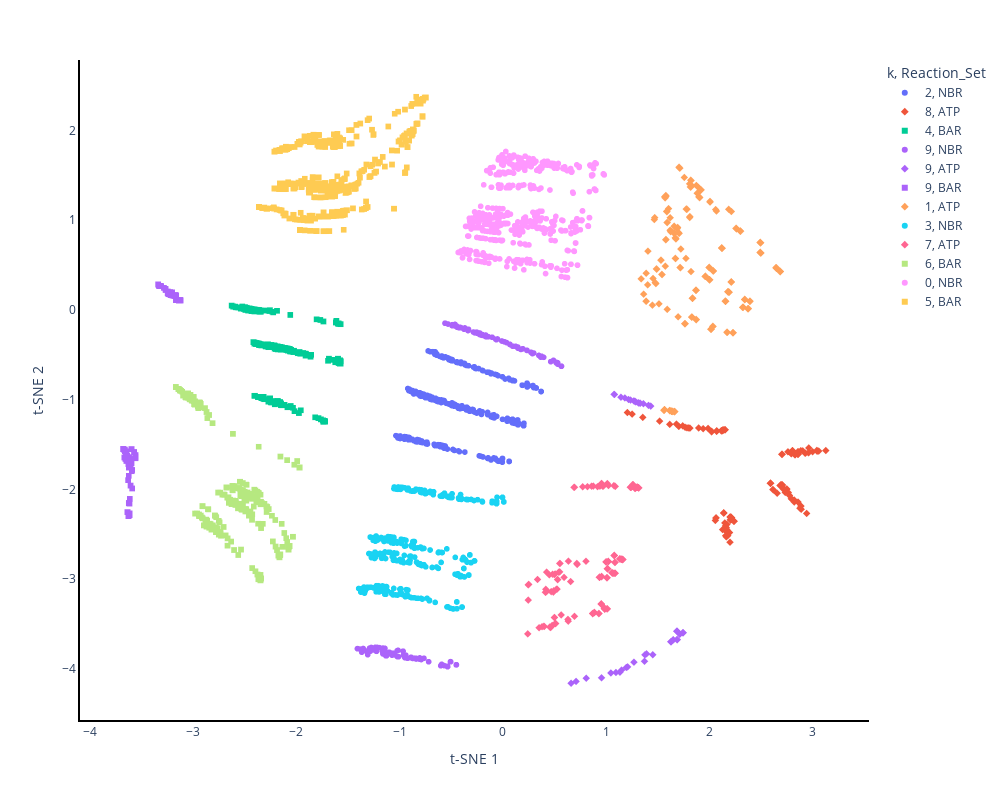

The code cell stored with this chart in its notebook:
### Code cell
tsne_model = TSNE(n_components=2, perplexity=2000, verbose=1, random_state=2, n_iter=500)
tsne = tsne_model.fit_transform(final_df)
tsne = pd.DataFrame(tsne)
tsne['k'] = results[10]['k'].labels_
tsne.rename(columns={0: "t-SNE 1", 1: "t-SNE 2"}, inplace=True)
#pass to plotly plot to map categorical varibles
tsne['k'] = tsne['k'].astype(str)
tsne['Reaction_Set'] = merged_df['Reaction_Set'].tolist()
tsne['Subsystem'] = merged_df['Subsystem'].tolist()
tsne['Condition'] = condition_column
tsne['Study'] = merged_df['Study'].tolist()

fig = px.scatter(tsne,
                 x="t-SNE 1", y="t-SNE 2",
                 color='k',
                 symbol='Reaction_Set',
                 hover_data=['Subsystem', 'Condition', 'Study'],
                 color_discrete_sequence=px.colors.qualitative.Plotly)

fig.update_layout(plot_bgcolor= 'white',
                  width = 1000,
                  height = 800)

fig.update_traces(marker_size=6)
fig.update_xaxes(showline=True, linewidth=2, linecolor='black')
fig.update_yaxes(showline=True, linewidth=2, linecolor='black')

fig.show()

### Figure 1 — Plotly figure (JSON) as saved in the notebook; plotly's stock layout.template omitted (floating-point values rounded to 4 significant figures; data arrays with more than 128 entries replaced by an {"elided": "..."} marker saying what was removed)
{"data": [{"customdata": {"elided": "352x3 str values"}, "hovertemplate": "k=2<br>Reaction_Set=NBR<br>t-SNE 1=%{x}<br>t-SNE 2=%{y}<br>Subsystem=%{customdata[0]}<br>Condition=%{customdata[1]}<br>Study=%{customdata[2]}<extra></extra>", "legendgroup": "2, NBR", "marker": {"color": "#636EFA", "size": 6, "symbol": "circle"}, "mode": "markers", "name": "2, NBR", "showlegend": true, "type": "scattergl", "x": {"elided": "352 float values"}, "xaxis": "x", "y": {"elided": "352 float values"}, "yaxis": "y"}, {"customdata": {"elided": "352x3 str values"}, "hovertemplate": "k=8<br>Reaction_Set=ATP<br>t-SNE 1=%{x}<br>t-SNE 2=%{y}<br>Subsystem=%{customdata[0]}<br>Condition=%{customdata[1]}<br>Study=%{customdata[2]}<extra></extra>", "legendgroup": "8, ATP", "marker": {"color": "#EF553B", "size": 6, "symbol": "diamond"}, "mode": "markers", "name": "8, ATP", "showlegend": true, "type": "scattergl", "x": {"elided": "352 float values"}, "xaxis": "x", "y": {"elided": "352 float values"}, "yaxis": "y"}, {"customdata": {"elided": "352x3 str values"}, "hovertemplate": "k=4<br>Reaction_Set=BAR<br>t-SNE 1=%{x}<br>t-SNE 2=%{y}<br>Subsystem=%{customdata[0]}<br>Condition=%{customdata[1]}<br>Study=%{customdata[2]}<extra></extra>", "legendgroup": "4, BAR", "marker": {"color": "#00CC96", "size": 6, "symbol": "square"}, "mode": "markers", "name": "4, BAR", "showlegend": true, "type": "scattergl", "x": {"elided": "352 float values"}, "xaxis": "x", "y": {"elided": "352 float values"}, "yaxis": "y"}, {"customdata": {"elided": "176x3 str values"}, "hovertemplate": "k=9<br>Reaction_Set=NBR<br>t-SNE 1=%{x}<br>t-SNE 2=%{y}<br>Subsystem=%{customdata[0]}<br>Condition=%{customdata[1]}<br>Study=%{customdata[2]}<extra></extra>", "legendgroup": "9, NBR", "marker": {"color": "#AB63FA", "size": 6, "symbol": "circle"}, "mode": "markers", "name": "9, NBR", "showlegend": true, "type": "scattergl", "x": {"elided": "176 float values"}, "xaxis": "x", "y": {"elided": "176 float values"}, "yaxis": "y"}, {"customdata": {"elided": "104x3 str values"}, "hovertemplate": "k=9<br>Reaction_Set=ATP<br>t-SNE 1=%{x}<br>t-SNE 2=%{y}<br>Subsystem=%{customdata[0]}<br>Condition=%{customdata[1]}<br>Study=%{customdata[2]}<extra></extra>", "legendgroup": "9, ATP", "marker": {"color": "#AB63FA", "size": 6, "symbol": "diamond"}, "mode": "markers", "name": "9, ATP", "showlegend": true, "type": "scattergl", "x": [1.079, 1.235, 1.216, 1.142, 1.076, 1.267, 1.18, 1.286, 1.277, 1.279, 1.36, 1.31, 1.317, 1.329, 1.409, 1.431, 0.7076, 1.094, 0.8059, 1.045, 0.6594, 1.132, 0.9542, 1.148, 1.268, 1.37, 1.194, 1.207, 1.374, 1.39, 1.45, 1.743, 1.684, 1.684, 1.686, 1.743, 1.684, 1.709, 1.709, 1.713, 1.626, 1.648, 1.709, 1.713, 1.709, 1.648, 1.713, 1.686, 1.626, 1.648, 1.743, 1.626, 1.709, 1.713, 1.684, 1.742, 1.713, 1.709, 1.709, 1.684, 1.648, 1.713, 1.742, 1.686, 1.709, 1.713, 1.743, 1.626, 1.709, 1.648, 1.709, 1.743, 1.648, 1.743, 1.684, 1.626, 1.684, 1.742, 1.709, 1.713, 1.684, 1.686, 1.686, 1.713, 1.684, 1.686, 1.648, 1.626, 1.713, 1.709, 1.743, 1.648, 1.684, 1.684, 1.743, 1.742, 1.713, 1.684, 1.684, 1.684, 1.713, 1.686, 1.626, 1.684], "xaxis": "x", "y": [-0.9424, -1.004, -0.9981, -0.9726, -0.9404, -1.014, -0.9807, -1.025, -1.019, -1.019, -1.045, -1.035, -1.037, -1.039, -1.063, -1.071, -4.14, -4.04, -4.104, -4.046, -4.161, -4.038, -4.1, -4.014, -3.926, -3.916, -3.984, -3.978, -3.844, -3.832, -3.843, -3.597, -3.58, -3.58, -3.674, -3.597, -3.58, -3.609, -3.609, -3.612, -3.698, -3.677, -3.611, -3.612, -3.611, -3.677, -3.612, -3.674, -3.698, -3.677, -3.597, -3.698, -3.611, -3.612, -3.58, -3.598, -3.612, -3.611, -3.611, -3.58, -3.677, -3.612, -3.598, -3.674, -3.611, -3.612, -3.597, -3.698, -3.611, -3.677, -3.611, -3.597, -3.677, -3.597, -3.58, -3.698, -3.58, -3.598, -3.611, -3.612, -3.58, -3.674, -3.674, -3.612, -3.58, -3.674, -3.677, -3.698, -3.612, -3.611, -3.597, -3.677, -3.58, -3.58, -3.597, -3.598, -3.612, -3.58, -3.58, -3.58, -3.612, -3.674, -3.698, -3.58], "yaxis": "y"}, {"customdata": {"elided": "176x3 str values"}, "hovertemplate": "k=9<br>Reaction_Set=BAR<br>t-SNE 1=%{x}<br>t-SNE 2=%{y}<br>Subsystem=%{customdata[0]}<br>Condition=%{customdata[1]}<br>Study=%{customdata[2]}<extra></extra>", "legendgroup": "9, BAR", "marker": {"color": "#AB63FA", "size": 6, "symbol": "square"}, "mode": "markers", "name": "9, BAR", "showlegend": true, "type": "scattergl", "x": {"elided": "176 float values"}, "xaxis": "x", "y": {"elided": "176 float values"}, "yaxis": "y"}, {"customdata": {"elided": "600x3 str values"}, "hovertemplate": "k=1<br>Reaction_Set=ATP<br>t-SNE 1=%{x}<br>t-SNE 2=%{y}<br>Subsystem=%{customdata[0]}<br>Condition=%{customdata[1]}<br>Study=%{customdata[2]}<extra></extra>", "legendgroup": "1, ATP", "marker": {"color": "#FFA15A", "size": 6, "symbol": "diamond"}, "mode": "markers", "name": "1, ATP", "showlegend": true, "type": "scattergl", "x": {"elided": "600 float values"}, "xaxis": "x", "y": {"elided": "600 float values"}, "yaxis": "y"}, {"customdata": {"elided": "352x3 str values"}, "hovertemplate": "k=3<br>Reaction_Set=NBR<br>t-SNE 1=%{x}<br>t-SNE 2=%{y}<br>Subsystem=%{customdata[0]}<br>Condition=%{customdata[1]}<br>Study=%{customdata[2]}<extra></extra>", "legendgroup": "3, NBR", "marker": {"color": "#19D3F3", "size": 6, "symbol": "circle"}, "mode": "markers", "name": "3, NBR", "showlegend": true, "type": "scattergl", "x": {"elided": "352 float values"}, "xaxis": "x", "y": {"elided": "352 float values"}, "yaxis": "y"}, {"customdata": {"elided": "352x3 str values"}, "hovertemplate": "k=7<br>Reaction_Set=ATP<br>t-SNE 1=%{x}<br>t-SNE 2=%{y}<br>Subsystem=%{customdata[0]}<br>Condition=%{customdata[1]}<br>Study=%{customdata[2]}<extra></extra>", "legendgroup": "7, ATP", "marker": {"color": "#FF6692", "size": 6, "symbol": "diamond"}, "mode": "markers", "name": "7, ATP", "showlegend": true, "type": "scattergl", "x": {"elided": "352 float values"}, "xaxis": "x", "y": {"elided": "352 float values"}, "yaxis": "y"}, {"customdata": {"elided": "352x3 str values"}, "hovertemplate": "k=6<br>Reaction_Set=BAR<br>t-SNE 1=%{x}<br>t-SNE 2=%{y}<br>Subsystem=%{customdata[0]}<br>Condition=%{customdata[1]}<br>Study=%{customdata[2]}<extra></extra>", "legendgroup": "6, BAR", "marker": {"color": "#B6E880", "size": 6, "symbol": "square"}, "mode": "markers", "name": "6, BAR", "showlegend": true, "type": "scattergl", "x": {"elided": "352 float values"}, "xaxis": "x", "y": {"elided": "352 float values"}, "yaxis": "y"}, {"customdata": {"elided": "528x3 str values"}, "hovertemplate": "k=0<br>Reaction_Set=NBR<br>t-SNE 1=%{x}<br>t-SNE 2=%{y}<br>Subsystem=%{customdata[0]}<br>Condition=%{customdata[1]}<br>Study=%{customdata[2]}<extra></extra>", "legendgroup": "0, NBR", "marker": {"color": "#FF97FF", "size": 6, "symbol": "circle"}, "mode": "markers", "name": "0, NBR", "showlegend": true, "type": "scattergl", "x": {"elided": "528 float values"}, "xaxis": "x", "y": {"elided": "528 float values"}, "yaxis": "y"}, {"customdata": {"elided": "528x3 str values"}, "hovertemplate": "k=5<br>Reaction_Set=BAR<br>t-SNE 1=%{x}<br>t-SNE 2=%{y}<br>Subsystem=%{customdata[0]}<br>Condition=%{customdata[1]}<br>Study=%{customdata[2]}<extra></extra>", "legendgroup": "5, BAR", "marker": {"color": "#FECB52", "size": 6, "symbol": "square"}, "mode": "markers", "name": "5, BAR", "showlegend": true, "type": "scattergl", "x": {"elided": "528 float values"}, "xaxis": "x", "y": {"elided": "528 float values"}, "yaxis": "y"}], "layout": {"height": 800, "legend": {"title": {"text": "k, Reaction_Set"}, "tracegroupgap": 0}, "margin": {"t": 60}, "plot_bgcolor": "white", "width": 1000, "xaxis": {"anchor": "y", "domain": [0, 1], "linecolor": "black", "linewidth": 2, "showline": true, "title": {"text": "t-SNE 1"}}, "yaxis": {"anchor": "x", "domain": [0, 1], "linecolor": "black", "linewidth": 2, "showline": true, "title": {"text": "t-SNE 2"}}}}
